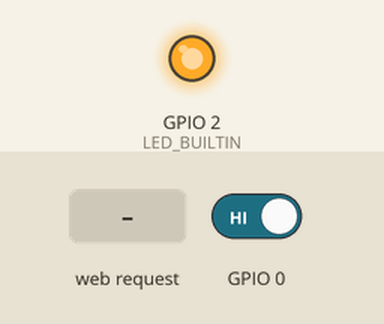
Bench run of a sketch on a simulated ESP8266 (NodeMCU). Shown: output pins drawn as LEDs (lit = HIGH, except the on-board LED, lit = LOW). Inputs (shaded band) come from the test bench; at power-on: GPIO 0 HIGH. WiFi joins after 1.5 s; servers stay silent unless stated.

Above: at 2.7 s.
2.8 s: GPIO 0 driven LOW
At 5.2 s:
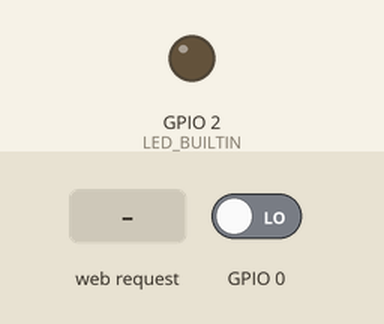
5.8 s: GPIO 0 driven HIGH
At 6.4 s:
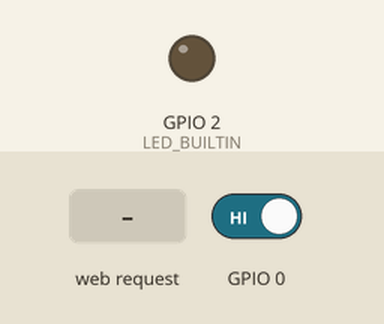
7.3 s: HTTP request GET /off received
At 8.3 s:
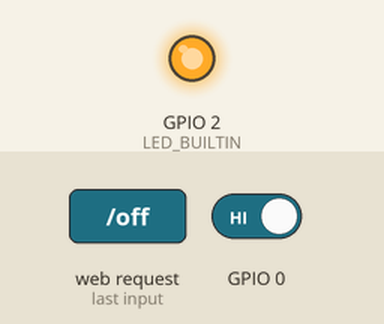
Timing chart, 0 to 10.3 s (numbered marks = the images above; inputs shaded):
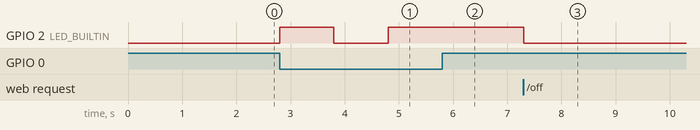

The sketch:

FOCOESP.ino
```cpp
#include <ESP8266WiFi.h>

const char *ssid = "Mujica";
const char *password = "Mug2215562.";

boolean led_state = false;
boolean input_state = HIGH;
void manage_state(){
  digitalWrite(LED_BUILTIN, led_state);
}

WiFiServer server(80);
void setup() {
  Serial.begin(115200);
  pinMode(LED_BUILTIN, OUTPUT);
  digitalWrite(LED_BUILTIN, LOW);
  pinMode(0, INPUT);
  WiFi.mode(WIFI_STA);
  WiFi.begin(ssid, password);
  while (WiFi.status() != WL_CONNECTED)
  {
    delay(500);
  }
  server.begin();
}

void loop() {
  WiFiClient client = server.available();
  int read_arduino_pin = digitalRead(0);
  if(read_arduino_pin == LOW){
    led_state = !led_state;
    input_state = read_arduino_pin;
    manage_state();
    delay(1000);
  }
  if (!client)
  {
    return;
  }
  String message = "";
  message = client.readStringUntil('\r');
  message.toLowerCase();
  message.replace("http/1.1", "");
  message.replace("get", "");
  message.replace(" ", "");
  message.replace("/", "");
  client.flush();
  String s = "HTTP/1.1 200 OK\r\nContent-Type: text/html\r\n\r\n<!DOCTYPE HTML>\r\n<html>\r\n";

  if (message.indexOf("off") != -1){
    led_state = false;
      s += "0";
  }
  else if(message.indexOf("on") != -1){
    led_state = true;
      s += "1";
  }
  else{
      s += (led_state)?"1":"0";
  }
  manage_state();
  s += "</html>\n";
  client.print(s);
  client.flush();
  delay(10);

}
```

Measured:
- after the input at 2.8 s, GPIO 2 (LED_BUILTIN): LOW → HIGH at once, → LOW 1.0 s later, → HIGH 1.0 s later
- after the input at 5.8 s, GPIO 2 (LED_BUILTIN): stays HIGH (without the input it goes to LOW after 0.00 s)
- after the input at 7.3 s, GPIO 2 (LED_BUILTIN): HIGH → LOW at once
